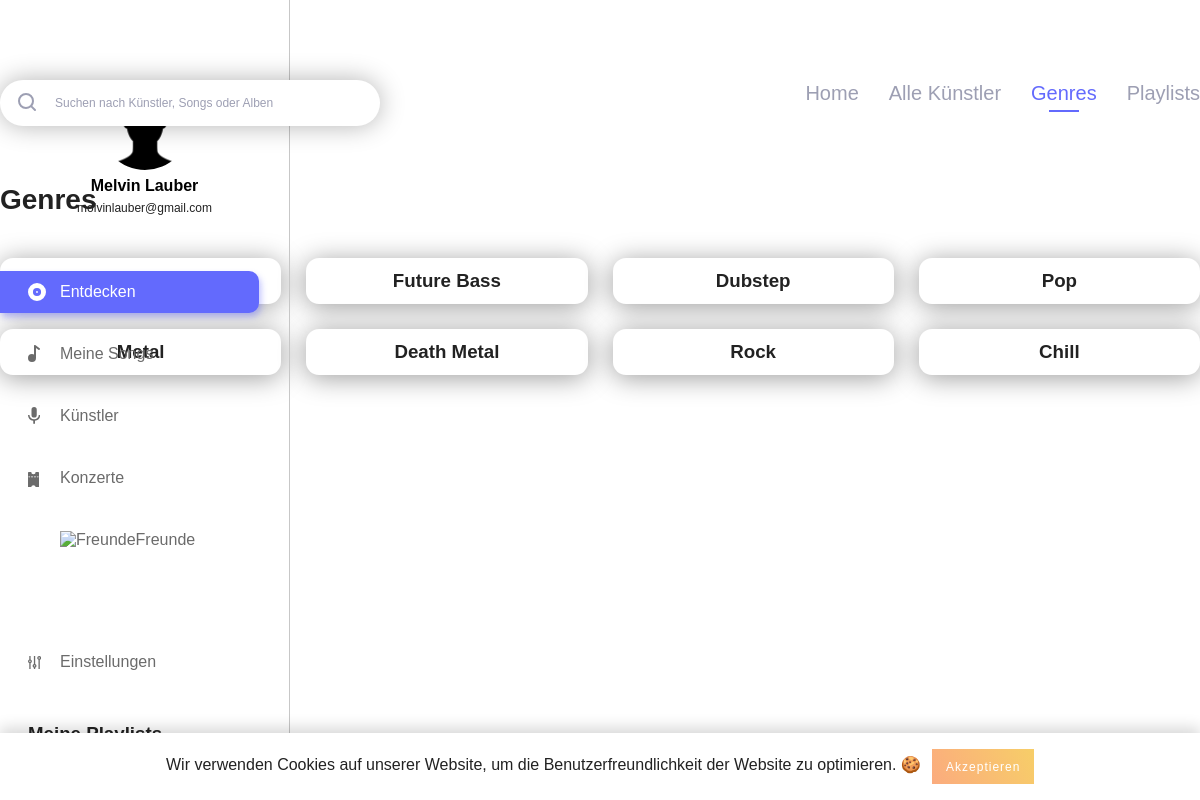
/genres.php (signed in), run on the app's committed database.
### tables this page shows
CREATE TABLE IF NOT EXISTS `users` (
  `id` int(11) NOT NULL AUTO_INCREMENT,
  `username` varchar(255) NOT NULL,
  `email` varchar(255) NOT NULL,
  `firstname` varchar(255) NOT NULL,
  `lastname` varchar(255) NOT NULL,
  `password_hash` varchar(255) NOT NULL,
  `password_token` varchar(255) NOT NULL,
  `is_artist` int(1) NOT NULL,
  `has_darkmode` tinyint(1) NOT NULL,
  `insta` text,
  `facebook` text,
  PRIMARY KEY (`id`),
  UNIQUE KEY `username` (`username`),
  UNIQUE KEY `email` (`email`)
);

### includes/start.php (called while the page is built, shortened)
<?php
include 'db.php';
if (isset($_SESSION['user']['id']) && !empty($_SESSION['user']['id'])) {
	$statement = $pdo->prepare("SELECT * FROM `users` WHERE `id` = :id");
	$result = $statement->execute(array('id' => $_SESSION['user']['id']));
}
?>

### includes/navigation_left.php (the view, shortened to what this page needs)
<?php
if(isset($_SESSION['active'])) {
	$active_class = $_SESSION['active'];
}
$query = "SELECT * FROM `users` WHERE `id` = ".$_SESSION['user']['id'];
$playlist_query = "SELECT * FROM `playlist` WHERE `user_id` = ".$_SESSION['user']['id'];
?>
<div class="navigation_left">
	<div class="navigation_wrapper">
		<div class="profile">
			<h3 class="profile_name">
				<?php foreach ($pdo->query($query) as $user_data) {
					echo htmlspecialchars($user_data['firstname']).' '.htmlspecialchars($user_data['lastname']);
				} ?>
			</h3>
			<p class="profile_mail">
				<?php foreach ($pdo->query($query) as $user_data) {
					echo htmlspecialchars($user_data['email']);
				} ?>
			</p>
		</div>
		<div class="main_navigation">
			<ul>
				<li class="navigation_element <?php if($active_class === 'discover') { echo 'active'; } ?>"><a href="index.php"><img class="svg" src="img/assets/discover.svg" alt="<?php echo DISCOVER; ?>"><?php echo DISCOVER; ?></a></li>
				<li class="navigation_element <?php if($active_class === 'my_songs') { echo 'active'; } ?>"><a href="my_songs.php"><img class="svg" src="img/assets/my_songs.svg" alt="<?php echo MY_SONGS; ?>"><?php echo MY_SONGS; ?></a></li>
				<li class="navigation_element <?php if($active_class === 'artists') { echo 'active'; } ?>"><a href="artists.php"><img class="svg" src="img/assets/artists.svg" alt="<?php echo ARTISTS; ?>"><?php echo ARTISTS; ?></a></li>
				<li class="navigation_element <?php if($active_class === 'events') { echo 'active'; } ?>"><a href="events.php"><img class="svg" src="img/assets/events.svg" alt="<?php echo EVENTS; ?>"><?php echo EVENTS; ?></a></li>
				<li class="navigation_element <?php if($active_class === 'friends') { echo 'active'; } ?>"><a href="friends.php"><img class="svg" src="img/assets/friends.svg" alt="<?php echo FRIENDS; ?>"><?php echo FRIENDS; ?></a></li>
				<li class="navigation_element <?php if($active_class === 'settings') { echo 'active'; } ?>"><a href="settings.php"><img class="svg" src="img/assets/settings_nav.svg" alt="<?php echo SETTINGS; ?>"><?php echo SETTINGS; ?></a></li>
			</ul>
		</div>
		<div class="playlist_wrapper">
			<h3 class="playlist_title"><?php echo MY_PLAYLISTS; ?></h3>
			<ul>
				<?php foreach ($pdo->query($playlist_query) as $playlist_data) { ?>
					<li class="playlist_element"><a href="playlist_detail.php?playlist_id=<?php echo $playlist_data['playlist_id']; ?>"><?php echo $playlist_data['playlist_name']; ?></a></li>
				<?php } ?>
			</ul>
		</div>
	</div>
</div>

### css/_config.css (style rules this page uses)
:root { --primary-color: #636AFD; --primary-color_light: #e0e1ff; --text: #222; --navigation_left: #6B6B6B; --border: #C7C7C7; --light_text: #9D9FB3; --button: #ededed; --border-bottom: #707070; --background_dark_mode: #21252B; --dark_mode_border: #30353B; --dark_mode_input: #30353B; --dark_mode_light: #DDDDDD; --standard_shadow: 0 3px 27px rgba(0,0,0,0.39); --standard_radius: 13px; --standard_transition: all 0.3s ease; --error_color: #b20000; }

### css/_basic.css (style rules this page uses)
body { font-family: 'DM Sans', sans-serif; margin: 0; padding: 0; color: var(--text); -webkit-font-smoothing: antialiased; -moz-osx-font-smoothing: grayscale; }
h3 { margin: 0; padding: 0; }
ul { padding: 0; margin: 0; }
.profile { text-align: center; }

### css/_navigation.css (style rules this page uses)
.navigation_left { position: fixed; width: 290px; height: 100%; border-right: 1px solid var(--border); padding: 80px 0; box-sizing: border-box; }
.navigation_left .profile { width: 195px; margin: 0 auto; margin-bottom: 50px; }
h3.profile_name { margin-top: 5px; font-size: 16px; line-height: 21px; color: #000; font-weight: 700; }
.profile_mail { font-size: 12px; line-height: 25px; margin: 0; margin-bottom: 5px; }
.navigation_left .main_navigation ul { padding-right: 30px; box-sizing: border-box; width: 100%; }
.navigation_left .main_navigation ul li.navigation_element { position: relative; list-style-type: none; color: var(--navigation_left); margin-top: 20px; }
.navigation_left .main_navigation ul li.navigation_element:first-child { margin-top: 0; }
.navigation_left .main_navigation ul li.navigation_element:last-child { margin-top: 80px; }
.navigation_left .main_navigation ul li.navigation_element.active a, .navigation_left .main_navigation ul li.navigation_element a:hover { background: var(--primary-color); color: #fff; box-shadow: 2px 4px 6px rgba(99, 106, 253, 0.4); transition: background 0.2s ease, color 0.2s ease; }
.navigation_left .main_navigation ul li a { color: inherit; text-decoration: none; padding: 12px 20px; padding-left: 60px; border-top-right-radius: 10px; border-bottom-right-radius: 10px; box-sizing: border-box; display: inline-block; width: 100%; transition: background 0.2s ease, color 0.2s ease; }
.playlist_wrapper { margin-top: 40px; padding-right: 30px; box-sizing: border-box; width: 100%; }
.playlist_wrapper .playlist_title { padding-left: 28px; box-sizing: border-box; }
.playlist_wrapper ul li.playlist_element { list-style-type: none; color: var(--navigation_left); margin-top: 10px; }
.playlist_wrapper ul li.playlist_element a { color: inherit; text-decoration: none; padding: 8px 20px; padding-left: 28px; border-top-right-radius: 10px; border-bottom-right-radius: 10px; box-sizing: border-box; display: inline-block; width: 100%; transition: background 0.2s ease, color 0.2s ease; }

### data on the page
users: firstname "Melvin", lastname "Lauber", email "molvinlauber@gmail.com"

### other printed values
DISCOVER "Entdecken"
MY_SONGS "Meine Songs"
ARTISTS "Künstler"
EVENTS "Konzerte"
FRIENDS "Freunde"
SETTINGS "Einstellungen"
HOME "Home"
ALL_ARTISTS "Alle Künstler"
GENRES "Genres"
PLAYLISTS "Playlists"
$genre "Future Bass"
$genre "Dubstep"
$genre "Pop"
$genre "Metal"
$genre "Death Metal"
